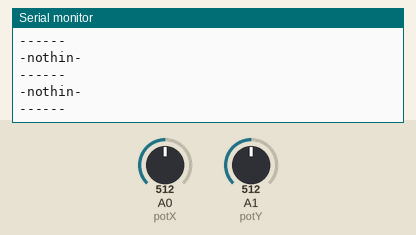
This sketch was run on a simulated Arduino Uno, built with avr-gcc and run on an emulated ATmega328P. Shown: the last lines printed to the serial monitor. Inputs (shaded band) come from the test bench; at power-on: A1 (potY) = 512, A0 (potX) = 512.

Above: at 1.2 s.
1.3 s: A1 (potY) set to 716
At 1.77 s:
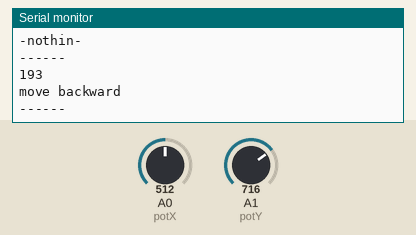
3.3 s: A1 (potY) set to 306
At 3.78 s:
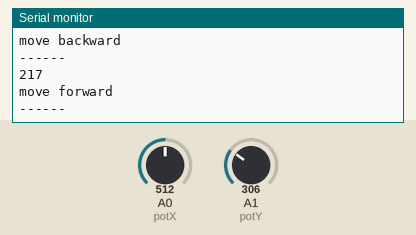

Measured:
- after the input at 1.3 s, the serial monitor: prints a new line after 0.30 s (image 1)
- after the input at 3.3 s, the serial monitor: prints a new line after 0.31 s (image 2)

The sketch:

PWMDriver.ino
```cpp
const int potX = 0;
const int potY = 1;
const int deadZone = 100;

int valx;
int valy;

void setup() {
  // put your setup code here, to run once:
  Serial.begin(9600);

}

void loop() {
  // put your main code here, to run repeatedly:
  valx = analogRead(potX);
  valy = analogRead(potY);
  /*
  Serial.print("potX: ");
  Serial.println(valx -523);
  Serial.print("potY: ");
  Serial.println(valy - 523);
  */
  Serial.println("------");

  delay(200);

  if(abs(valy - 523) < deadZone && valx < deadZone) {
    turnLeft();
  }
  else if(abs(valy - 523) < deadZone && valx > 1023-deadZone){
    turnRight();
  }
  else if(valy > (1023/2)+deadZone){
    backward(0,valy);
  }
  else if(valy < (1023/2)-deadZone){
    forward(0,valy);
  }
  else{
      noMove();
  }


}

void turnLeft(){
  Serial.println("turn left\n");
}
void turnRight(){
 Serial.println("turn right\n");
}
void forward(int valx, int valy){
  Serial.println(abs(valy-523) );
  Serial.println("move forward\n");
}
void backward(int valx, int valy){
  Serial.println(abs(valy-523) );
  Serial.println("move backward\n");
}
void noMove(){
  Serial.println("-nothin-\n");
}
```
